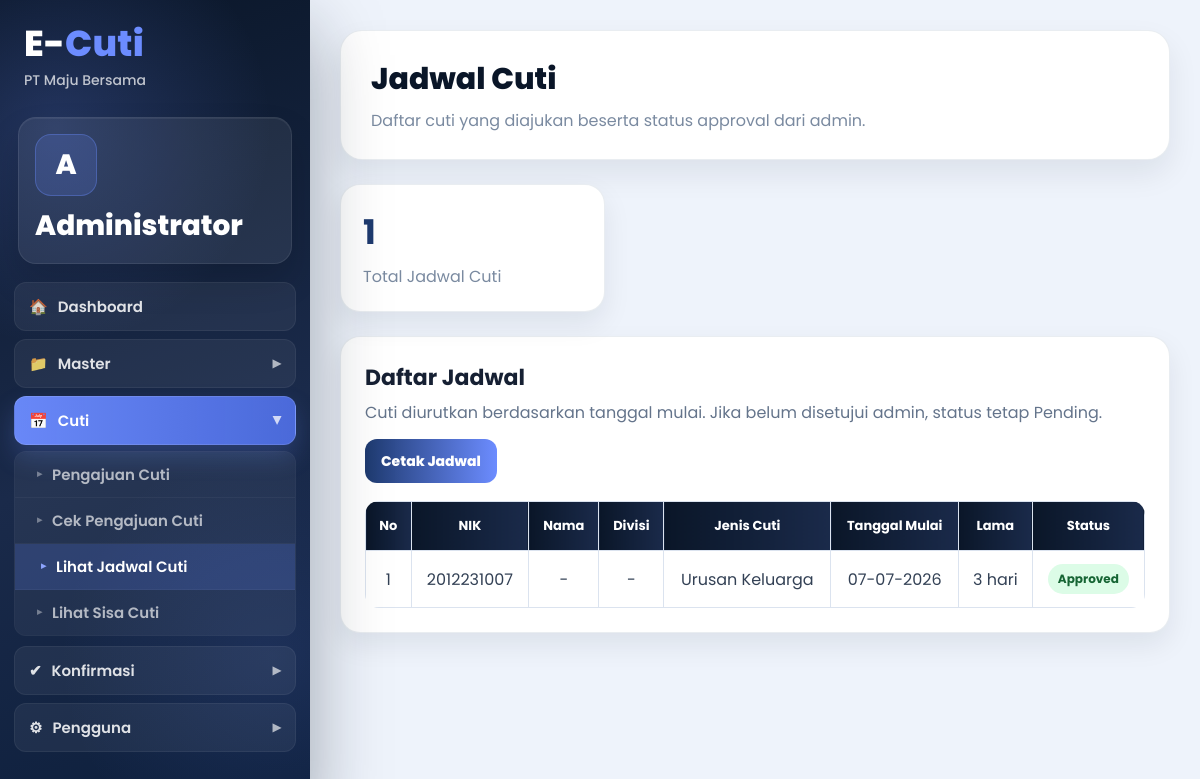
/jadwalcuti/index.php (signed in), run on the app's committed database.
### tables this page shows
CREATE TABLE `pengajuancuti` (
  `idpengajuancuti` varchar(10) NOT NULL,
  `nik` varchar(20) NOT NULL,
  `idcuti` varchar(10) NOT NULL,
  `tanggalpengajuan` date NOT NULL,
  `tanggalmulai` date NOT NULL,
  `lamacuti` int(11) NOT NULL,
  `alasancuti` varchar(100) NOT NULL,
  `status` varchar(15) NOT NULL DEFAULT 'Pending',
  PRIMARY KEY (`idpengajuancuti`)
);

CREATE TABLE `jeniscuti` (
  `idcuti` varchar(5) NOT NULL,
  `jeniscuti` varchar(30) NOT NULL,
  PRIMARY KEY (`idcuti`)
);

### jadwalcuti/index.php (the view, shortened to what this page needs)
<?php
require '../function/koneksi.php';
$query = mysqli_query($connect, "
    SELECT p.*, k.nama, k.divisi, j.jeniscuti
    FROM pengajuancuti p
    LEFT JOIN karyawan k ON p.nik = k.nik
    LEFT JOIN jeniscuti j ON p.idcuti = j.idcuti
    WHERE p.status NOT IN ('Rejected','Reject','Ditolak','DITOLAK')
    ORDER BY p.tanggalmulai ASC
");
$total = $query ? mysqli_num_rows($query) : 0;
function tampil_status_jadwal($status) {
    $status = trim((string) $status);
    if (in_array($status, ['Approved','Approve','Success','Diterima','DITERIMA'], true)) {
        return ['Approved', 'success'];
    }
    return ['Pending', 'warning'];
}
?>
<!doctype html>
<html lang="id">
<head>
</head>
<body>
<?php include '../function/sidebar.php'; ?>
<main class="content">
    <section class="ec-page-header">
        <h1>Jadwal Cuti</h1>
        <p>Daftar cuti yang diajukan beserta status approval dari admin.</p>
    </section>
    <section class="ec-grid">
        <div class="ec-card ec-stat"><h2><?php echo $total; ?></h2><p>Total Jadwal Cuti</p></div>
    </section>
    <section class="ec-card" style="padding:24px;">
        <div class="ec-toolbar">
            <div>
                <h2 style="margin:0;font-size:22px;">Daftar Jadwal</h2>
                <p style="margin:6px 0 0;color:#64748b;">Cuti diurutkan berdasarkan tanggal mulai. Jika belum disetujui admin, status tetap Pending.</p>
            </div>
            <a class="ec-btn ec-btn-primary" href="print.php">Cetak Jadwal</a>
        </div>
        <div class="ec-table-wrap">
            <table class="ec-table">
                <thead><tr><th>No</th><th>NIK</th><th>Nama</th><th>Divisi</th><th>Jenis Cuti</th><th>Tanggal Mulai</th><th>Lama</th><th>Status</th></tr></thead>
                <tbody>
                <?php if ($query && mysqli_num_rows($query) > 0): $no=1; ?>
                    <?php while ($d = mysqli_fetch_assoc($query)): ?>
                    <tr>
                        <td><?php echo $no++; ?></td>
                        <td><?php echo htmlspecialchars($d['nik']); ?></td>
                        <td><?php echo htmlspecialchars($d['nama'] ?? '-'); ?></td>
                        <td><?php echo htmlspecialchars($d['divisi'] ?? '-'); ?></td>
                        <td><?php echo htmlspecialchars($d['jeniscuti'] ?? $d['idcuti']); ?></td>
                        <td><?php echo htmlspecialchars(date('d-m-Y', strtotime($d['tanggalmulai']))); ?></td>
                        <td><?php echo htmlspecialchars($d['lamacuti']); ?> hari</td>
                        <?php list($labelStatus, $badgeStatus) = tampil_status_jadwal($d['status']); ?>
                        <td><span class="ec-badge <?php echo $badgeStatus; ?>"><?php echo $labelStatus; ?></span></td>
                    </tr>
                    <?php endwhile; ?>
                <?php else: ?>
                    <tr><td colspan="8" style="text-align:center;color:#64748b;">Belum ada data jadwal cuti.</td></tr>
                <?php endif; ?>
                </tbody>
            </table>
        </div>
    </section>
</main>
</body>
</html>

### function/sidebar.php (style rules this page uses)
:root { --ec-login-bg:#0a1628; --ec-login-bg-2:#1a2a4a; --ec-login-bg-3:#0d1f3c; --ec-accent:#6c8cff; --ec-accent-2:#8ea5ff; --ec-page-bg:#eef3fb; --ec-text:#162033; --ec-muted:#6b7a90; --ec-white:#ffffff; --ec-border:#e8ecf1; --ec-danger:#ef4444; }
*,*::before,*::after { box-sizing:border-box; }
html { width:100%;overflow-x:hidden; }
body { margin:0; background:var(--ec-page-bg); color:var(--ec-text); font-family:'Poppins','Segoe UI',Arial,sans-serif; display:block; overflow-x:hidden; }
.content, #content-wrapper, .main-content { margin-left:310px; width:calc(100vw - 310px); max-width:calc(100vw - 310px); min-height:100vh; padding:30px; box-sizing:border-box; overflow-x:hidden; }
.ec-page-header, .header { background:#fff; border-radius:22px; padding:26px 30px; margin-bottom:24px; box-shadow:0 14px 30px rgba(10,22,40,.08); border:1px solid rgba(232,236,241,.95); }
.ec-page-header h1, .header h1 { margin:0; color:#0a1628; font-size:30px; font-weight:800; }
.ec-page-header p, .header p { margin:6px 0 0; color:#7a8aa0; }
.ec-card, .table-box, .form-box, .card, .form-card, .table-card, .stat-card { background:#fff; max-width:100%; border-radius:20px; box-shadow:0 12px 28px rgba(10,22,40,.08); border:1px solid rgba(232,236,241,.95); }
.ec-toolbar, .action-bar { display:flex; align-items:center; justify-content:space-between; gap:14px; flex-wrap:wrap; margin-bottom:18px; }
.btn-custom, .ec-btn, .btn { display:inline-flex; align-items:center; justify-content:center; gap:7px; padding:11px 16px; border-radius:12px; border:0; text-decoration:none; cursor:pointer; font-family:'Poppins','Segoe UI',Arial,sans-serif; font-size:14px; font-weight:800; line-height:1.2; min-height:44px; white-space:nowrap; transition:.2s ease; }
.ec-btn-primary, .btn-primary { background:linear-gradient(90deg,#1e3a6f,#6c8cff)!important; color:#fff!important; }
.ec-table-wrap { width:100%;max-width:100%;overflow-x:auto;border-radius:14px; }
table.ec-table { width:100%;border-collapse:collapse;border-spacing:0;min-width:760px; }
.ec-table th { background:linear-gradient(90deg,#0a1628,#1a2a4a); color:#fff; padding:14px 12px; text-align:center; font-size:13px; border:1px solid #dbe3ef; }
.ec-table td { padding:13px 12px;border:1px solid #e2e8f0;color:#334155;vertical-align:middle;text-align:center; }
.ec-table thead th { vertical-align:middle; }
.content table { border-collapse:collapse; }
.content table th,.content table td { border:1px solid #dbe3ef;text-align:center;vertical-align:middle; }
.ec-badge { display:inline-flex;padding:6px 10px;border-radius:999px;font-size:12px;font-weight:700; }
.ec-badge.success { background:#dcfce7;color:#166534; }
.ec-grid { display:grid;grid-template-columns:repeat(3,minmax(0,1fr));gap:18px;margin-bottom:24px; }
.ec-stat { padding:22px;min-height:120px;display:flex;flex-direction:column;justify-content:center; }
.ec-stat h2 { margin:0;color:#1e3a6f;font-size:34px; }
.ec-stat p { margin:6px 0 0;color:#7a8aa0; }

### data on the page
pengajuancuti: nik "2012231007", nama "-", divisi "-", idcuti.jeniscuti "Urusan Keluarga", tanggalmulai "07-07-2026", lamacuti "3", labelStatus "Approved"

### other printed values
substr($nama, 0, 1) "A"
$nama "Administrator"
$total "1"
